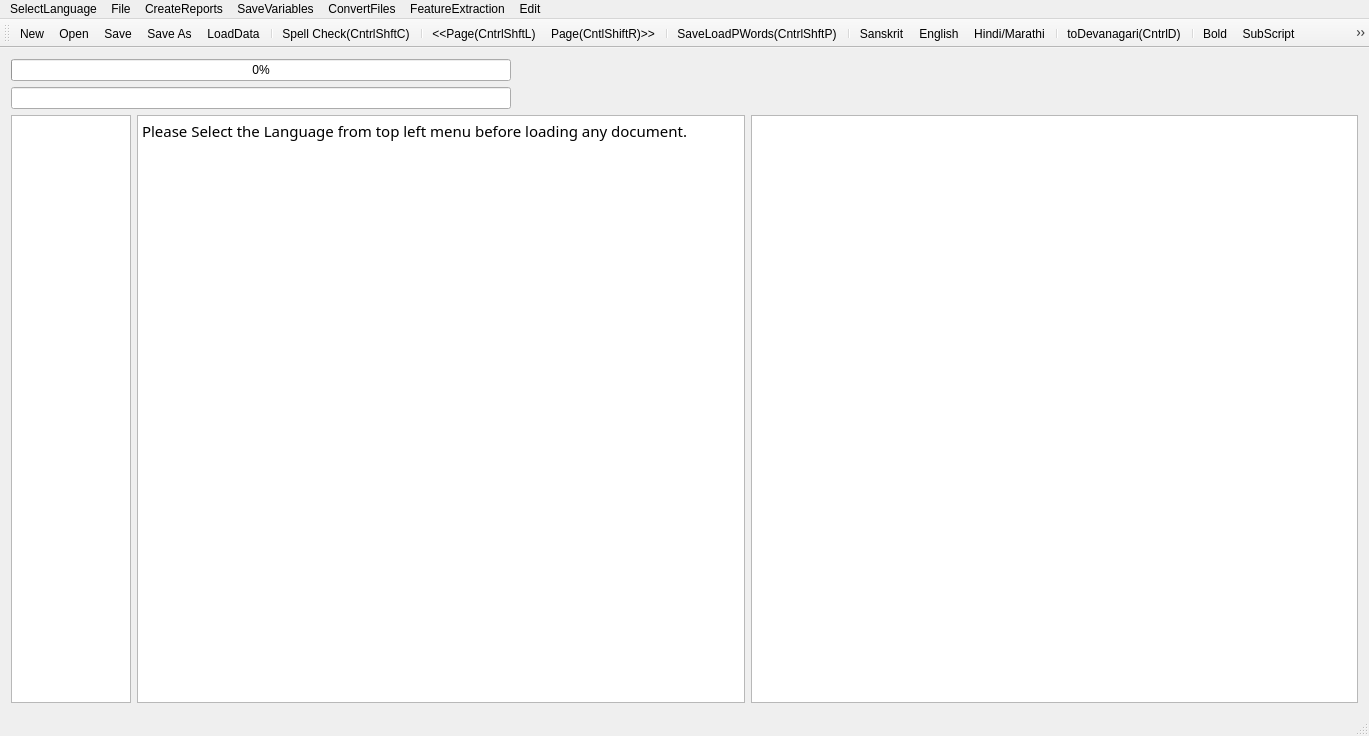
<?xml version="1.0" encoding="UTF-8"?>
<ui version="4.0">
 <class>MainWindow</class>
 <widget class="QMainWindow" name="MainWindow">
  <property name="geometry">
   <rect>
    <x>0</x>
    <y>0</y>
    <width>1369</width>
    <height>736</height>
   </rect>
  </property>
  <property name="mouseTracking">
   <bool>true</bool>
  </property>
  <property name="windowTitle">
   <string>MainWindow</string>
  </property>
  <widget class="QWidget" name="centralWidget">
   <layout class="QVBoxLayout" name="verticalLayout">
    <item>
     <widget class="QProgressBar" name="progressBar">
      <property name="maximumSize">
       <size>
        <width>500</width>
        <height>16777215</height>
       </size>
      </property>
      <property name="value">
       <number>0</number>
      </property>
      <property name="alignment">
       <set>Qt::AlignRight|Qt::AlignTrailing|Qt::AlignVCenter</set>
      </property>
     </widget>
    </item>
    <item>
     <widget class="QLineEdit" name="lineEdit">
      <property name="maximumSize">
       <size>
        <width>500</width>
        <height>16777215</height>
       </size>
      </property>
     </widget>
    </item>
    <item>
     <layout class="QHBoxLayout" name="horizontalLayout">
      <item>
       <widget class="QTextEdit" name="textEdit">
        <property name="maximumSize">
         <size>
          <width>120</width>
          <height>16777215</height>
         </size>
        </property>
        <property name="font">
         <font>
          <family>FreeSans</family>
          <italic>true</italic>
         </font>
        </property>
        <property name="sizeAdjustPolicy">
         <enum>QAbstractScrollArea::AdjustToContents</enum>
        </property>
        <property name="readOnly">
         <bool>true</bool>
        </property>
       </widget>
      </item>
      <item>
       <widget class="QTextBrowser" name="textBrowser">
        <property name="font">
         <font>
          <family>Shobhika</family>
          <pointsize>16</pointsize>
          <italic>false</italic>
         </font>
        </property>
        <property name="mouseTracking">
         <bool>true</bool>
        </property>
        <property name="sizeAdjustPolicy">
         <enum>QAbstractScrollArea::AdjustToContents</enum>
        </property>
        <property name="undoRedoEnabled">
         <bool>true</bool>
        </property>
        <property name="readOnly">
         <bool>false</bool>
        </property>
        <property name="html">
         <string>&lt;!DOCTYPE HTML PUBLIC &quot;-//W3C//DTD HTML 4.0//EN&quot; &quot;http://www.w3.org/TR/REC-html40/strict.dtd&quot;&gt;
&lt;html&gt;&lt;head&gt;&lt;meta name=&quot;qrichtext&quot; content=&quot;1&quot; /&gt;&lt;style type=&quot;text/css&quot;&gt;
p, li { white-space: pre-wrap; }
&lt;/style&gt;&lt;/head&gt;&lt;body style=&quot; font-family:'Shobhika'; font-size:16pt; font-weight:400; font-style:normal;&quot;&gt;
&lt;p style=&quot; margin-top:0px; margin-bottom:0px; margin-left:0px; margin-right:0px; -qt-block-indent:0; text-indent:0px;&quot;&gt;&lt;span style=&quot; font-family:'Ubuntu'; font-size:11pt;&quot;&gt;Please Select the Language from top left menu before loading any document.&lt;/span&gt;&lt;/p&gt;&lt;/body&gt;&lt;/html&gt;</string>
        </property>
        <property name="acceptRichText">
         <bool>true</bool>
        </property>
        <property name="textInteractionFlags">
         <set>Qt::LinksAccessibleByKeyboard|Qt::LinksAccessibleByMouse|Qt::TextBrowserInteraction|Qt::TextEditable|Qt::TextEditorInteraction|Qt::TextSelectableByKeyboard|Qt::TextSelectableByMouse</set>
        </property>
       </widget>
      </item>
      <item>
       <widget class="QGraphicsView" name="graphicsView">
        <property name="sizeAdjustPolicy">
         <enum>QAbstractScrollArea::AdjustIgnored</enum>
        </property>
        <property name="alignment">
         <set>Qt::AlignCenter</set>
        </property>
        <property name="renderHints">
         <set>QPainter::NonCosmeticDefaultPen</set>
        </property>
        <property name="dragMode">
         <enum>QGraphicsView::ScrollHandDrag</enum>
        </property>
        <property name="transformationAnchor">
         <enum>QGraphicsView::AnchorViewCenter</enum>
        </property>
        <property name="resizeAnchor">
         <enum>QGraphicsView::AnchorViewCenter</enum>
        </property>
       </widget>
      </item>
     </layout>
    </item>
   </layout>
   <zorder>lineEdit</zorder>
   <zorder>progressBar</zorder>
  </widget>
  <widget class="QMenuBar" name="menuBar">
   <property name="geometry">
    <rect>
     <x>0</x>
     <y>0</y>
     <width>1369</width>
     <height>20</height>
    </rect>
   </property>
   <widget class="QMenu" name="menuOCR_Correction_Window">
    <property name="title">
     <string>File</string>
    </property>
    <addaction name="actionNew"/>
    <addaction name="actionOpen"/>
    <addaction name="actionSave"/>
    <addaction name="actionSave_As"/>
    <addaction name="actionSpell_Check"/>
    <addaction name="actionLoad_Next_Page"/>
    <addaction name="actionLoad_Prev_Page"/>
    <addaction name="separator"/>
    <addaction name="actionLoadGDocPage"/>
    <addaction name="actionToDevanagari"/>
    <addaction name="actionLoadData"/>
    <addaction name="actionLoadDict"/>
    <addaction name="actionLoadOCRWords"/>
    <addaction name="actionLoadDomain"/>
    <addaction name="actionLoadSubPS"/>
    <addaction name="actionLoadConfusions"/>
    <addaction name="actionSugg"/>
    <addaction name="actionToSlp1"/>
   </widget>
   <widget class="QMenu" name="menuCreateReports">
    <property name="title">
     <string>CreateReports</string>
    </property>
    <addaction name="actionCreateBest2OCR"/>
    <addaction name="actionCreateSuggestionLog"/>
    <addaction name="actionCreateSuggestionLogNearestPriority"/>
    <addaction name="actionErrorDetectionRep"/>
    <addaction name="actionErrorDetectWithoutAdaptation"/>
    <addaction name="actionErrorDetectionRepUniq"/>
   </widget>
   <widget class="QMenu" name="menuSaveVariables">
    <property name="title">
     <string>SaveVariables</string>
    </property>
    <addaction name="actionCPair"/>
    <addaction name="actionPrimarySecOCRPair"/>
    <addaction name="actionCPairIEROcrVsCorrect"/>
    <addaction name="actionCPairGEROcrVsCorrect"/>
   </widget>
   <widget class="QMenu" name="menuConvertFiles">
    <property name="title">
     <string>ConvertFiles</string>
    </property>
    <addaction name="actionToSlp1_2"/>
    <addaction name="actionToDev"/>
    <addaction name="actionExtractDev"/>
    <addaction name="actionEditDistRep"/>
    <addaction name="actionConfusionFreqHist"/>
    <addaction name="actionFilterOutGT50EditDisPairs"/>
   </widget>
   <widget class="QMenu" name="menuFeatureExtraction">
    <property name="title">
     <string>FeatureExtraction</string>
    </property>
    <addaction name="actionPrepareFeatures"/>
   </widget>
   <widget class="QMenu" name="menuSelectLanguage">
    <property name="title">
     <string>SelectLanguage</string>
    </property>
    <addaction name="actionSanskrit"/>
    <addaction name="actionHindi"/>
    <addaction name="actionEnglish"/>
   </widget>
   <widget class="QMenu" name="menuEdit">
    <property name="title">
     <string>Edit</string>
    </property>
    <addaction name="actionBold"/>
    <addaction name="actionSubScript"/>
    <addaction name="actionSuperScript"/>
   </widget>
   <addaction name="menuSelectLanguage"/>
   <addaction name="menuOCR_Correction_Window"/>
   <addaction name="menuCreateReports"/>
   <addaction name="menuSaveVariables"/>
   <addaction name="menuConvertFiles"/>
   <addaction name="menuFeatureExtraction"/>
   <addaction name="menuEdit"/>
  </widget>
  <widget class="QToolBar" name="mainToolBar">
   <attribute name="toolBarArea">
    <enum>TopToolBarArea</enum>
   </attribute>
   <attribute name="toolBarBreak">
    <bool>false</bool>
   </attribute>
   <addaction name="actionNew"/>
   <addaction name="actionOpen"/>
   <addaction name="actionSave"/>
   <addaction name="actionSave_As"/>
   <addaction name="actionLoadData"/>
   <addaction name="separator"/>
   <addaction name="actionSpell_Check"/>
   <addaction name="separator"/>
   <addaction name="actionLoad_Prev_Page"/>
   <addaction name="actionLoad_Next_Page"/>
   <addaction name="separator"/>
   <addaction name="actionLoadGDocPage"/>
   <addaction name="separator"/>
   <addaction name="actionSanskrit"/>
   <addaction name="actionEnglish"/>
   <addaction name="actionHindi"/>
   <addaction name="separator"/>
   <addaction name="actionToDevanagari"/>
   <addaction name="separator"/>
   <addaction name="actionBold"/>
   <addaction name="actionSubScript"/>
   <addaction name="actionSuperScript"/>
  </widget>
  <widget class="QStatusBar" name="statusBar"/>
  <action name="actionOpen">
   <property name="icon">
    <iconset resource="AppResources.qrc">
     <normaloff>:/Images/open.png</normaloff>:/Images/open.png</iconset>
   </property>
   <property name="text">
    <string>Open</string>
   </property>
   <property name="shortcut">
    <string>Ctrl+O</string>
   </property>
  </action>
  <action name="actionSave">
   <property name="icon">
    <iconset resource="AppResources.qrc">
     <normaloff>:/Images/save.png</normaloff>:/Images/save.png</iconset>
   </property>
   <property name="text">
    <string>Save</string>
   </property>
   <property name="shortcut">
    <string>Ctrl+S</string>
   </property>
  </action>
  <action name="actionSave_As">
   <property name="icon">
    <iconset resource="AppResources.qrc">
     <normaloff>:/Images/save-as.png</normaloff>:/Images/save-as.png</iconset>
   </property>
   <property name="text">
    <string>Save As</string>
   </property>
   <property name="shortcut">
    <string>Ctrl+Shift+S</string>
   </property>
  </action>
  <action name="actionNew">
   <property name="icon">
    <iconset resource="AppResources.qrc">
     <normaloff>:/Images/New.png</normaloff>:/Images/New.png</iconset>
   </property>
   <property name="text">
    <string>New</string>
   </property>
   <property name="shortcut">
    <string>Ctrl+N</string>
   </property>
  </action>
  <action name="actionSpell_Check">
   <property name="text">
    <string>Spell Check(CntrlShftC)</string>
   </property>
   <property name="shortcut">
    <string>Ctrl+Shift+C</string>
   </property>
  </action>
  <action name="actionLoad_Next_Page">
   <property name="text">
    <string>Page(CntlShiftR)&gt;&gt;</string>
   </property>
   <property name="toolTip">
    <string>Page(CntlShiftR)&gt;&gt;</string>
   </property>
   <property name="shortcut">
    <string>Ctrl+Shift+R</string>
   </property>
  </action>
  <action name="actionLoad_Prev_Page">
   <property name="text">
    <string>&lt;&lt;Page(CntrlShftL)</string>
   </property>
   <property name="toolTip">
    <string>&lt;&lt;Page(CntrlShftL)</string>
   </property>
   <property name="shortcut">
    <string>Ctrl+Shift+L</string>
   </property>
  </action>
  <action name="actionLoadGDocPage">
   <property name="text">
    <string>Save&amp;LoadPWords(CntrlShftP)</string>
   </property>
   <property name="shortcut">
    <string>Ctrl+Shift+P</string>
   </property>
  </action>
  <action name="actionToDevanagari">
   <property name="text">
    <string>toDevanagari(CntrlD)</string>
   </property>
   <property name="shortcut">
    <string>Ctrl+D</string>
   </property>
  </action>
  <action name="actionLoadData">
   <property name="text">
    <string>LoadData</string>
   </property>
  </action>
  <action name="actionLoadDict">
   <property name="text">
    <string>LoadDict</string>
   </property>
  </action>
  <action name="actionLoadOCRWords">
   <property name="text">
    <string>LoadOCRWords</string>
   </property>
  </action>
  <action name="actionLoadDomain">
   <property name="text">
    <string>LoadDomain</string>
   </property>
  </action>
  <action name="actionLoadSubPS">
   <property name="text">
    <string>LoadSubPS</string>
   </property>
  </action>
  <action name="actionLoadConfusions">
   <property name="text">
    <string>LoadConfusions</string>
   </property>
  </action>
  <action name="actionSugg">
   <property name="text">
    <string>sugg</string>
   </property>
   <property name="shortcut">
    <string>Menu</string>
   </property>
  </action>
  <action name="actionCreateBest2OCR">
   <property name="text">
    <string>CreateBest2OCR</string>
   </property>
  </action>
  <action name="actionToSlp1">
   <property name="text">
    <string>toSlp1</string>
   </property>
   <property name="shortcut">
    <string>Ctrl+G</string>
   </property>
  </action>
  <action name="actionCreateSuggestionLog">
   <property name="text">
    <string>CreateSuggestionLog</string>
   </property>
  </action>
  <action name="actionCreateSuggestionLogNearestPriority">
   <property name="text">
    <string>CreateSuggestionLogNearestPriority</string>
   </property>
  </action>
  <action name="actionErrorDetectionRep">
   <property name="text">
    <string>ErrorDetectionRep</string>
   </property>
  </action>
  <action name="actionErrorDetectWithoutAdaptation">
   <property name="text">
    <string>ErrorDetectWithoutAdaptation</string>
   </property>
  </action>
  <action name="actionCPair">
   <property name="text">
    <string>CPair</string>
   </property>
  </action>
  <action name="actionToSlp1_2">
   <property name="text">
    <string>toSlp1</string>
   </property>
  </action>
  <action name="actionToDev">
   <property name="text">
    <string>toDev</string>
   </property>
  </action>
  <action name="actionExtractDev">
   <property name="text">
    <string>ExtractDevWords</string>
   </property>
   <property name="toolTip">
    <string>ExtractDevWords</string>
   </property>
  </action>
  <action name="actionPrimarySecOCRPair">
   <property name="text">
    <string>PrimarySecOCRPairs</string>
   </property>
  </action>
  <action name="actionCPairIEROcrVsCorrect">
   <property name="text">
    <string>CPairIEROcrVsCorrect</string>
   </property>
  </action>
  <action name="actionEditDistRep">
   <property name="text">
    <string>EditDistRep</string>
   </property>
  </action>
  <action name="actionConfusionFreqHist">
   <property name="text">
    <string>ConfusionFreqHist</string>
   </property>
  </action>
  <action name="actionCPairGEROcrVsCorrect">
   <property name="text">
    <string>CPairGEROcrVsCorrect</string>
   </property>
  </action>
  <action name="actionFilterOutGT50EditDisPairs">
   <property name="text">
    <string>FilterOutGT50EditDisPairs</string>
   </property>
  </action>
  <action name="actionPrepareFeatures">
   <property name="text">
    <string>PrepareFeatures</string>
   </property>
  </action>
  <action name="actionErrorDetectionRepUniq">
   <property name="text">
    <string>ErrorSuggRepUniq</string>
   </property>
  </action>
  <action name="actionSanskrit">
   <property name="text">
    <string>Sanskrit</string>
   </property>
  </action>
  <action name="actionHindi">
   <property name="text">
    <string>Hindi/Marathi</string>
   </property>
  </action>
  <action name="actionEnglish">
   <property name="text">
    <string>English</string>
   </property>
   <property name="toolTip">
    <string>English</string>
   </property>
  </action>
  <action name="actionBold">
   <property name="text">
    <string>Bold</string>
   </property>
  </action>
  <action name="actionSubScript">
   <property name="text">
    <string>SubScript</string>
   </property>
  </action>
  <action name="actionSuperScript">
   <property name="text">
    <string>SuperScript</string>
   </property>
  </action>
 </widget>
 <layoutdefault spacing="6" margin="11"/>
 <tabstops>
  <tabstop>textBrowser</tabstop>
  <tabstop>graphicsView</tabstop>
 </tabstops>
 <resources>
  <include location="AppResources.qrc"/>
 </resources>
 <connections/>
</ui>
